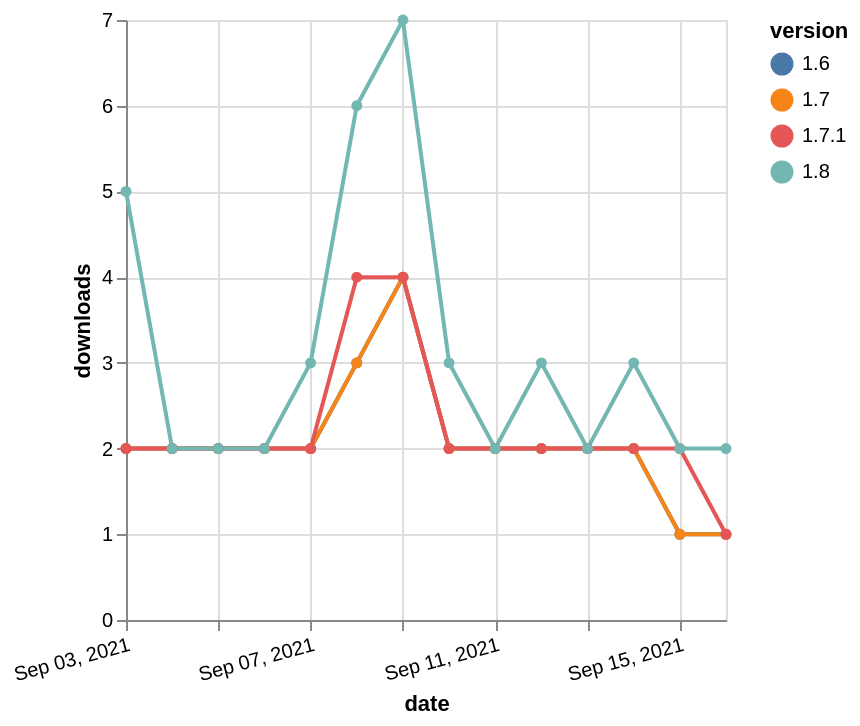

Write the Vega-Lite specification saved for this chart.
### Vega-Lite specification from a JSON file in a GitHub repository (floating-point values rounded to 4 significant figures)
{"$schema": "https://vega.github.io/schema/vega-lite/v5.json", "description": "A simple bar chart with embedded data.", "data": {"values": [{"date": "2021-09-03", "total": 2983, "delta": 2, "version": "1.6"}, {"date": "2021-09-04", "total": 2985, "delta": 2, "version": "1.6"}, {"date": "2021-09-05", "total": 2987, "delta": 2, "version": "1.6"}, {"date": "2021-09-06", "total": 2989, "delta": 2, "version": "1.6"}, {"date": "2021-09-07", "total": 2991, "delta": 2, "version": "1.6"}, {"date": "2021-09-08", "total": 2994, "delta": 3, "version": "1.6"}, {"date": "2021-09-09", "total": 2998, "delta": 4, "version": "1.6"}, {"date": "2021-09-10", "total": 3000, "delta": 2, "version": "1.6"}, {"date": "2021-09-11", "total": 3002, "delta": 2, "version": "1.6"}, {"date": "2021-09-12", "total": 3004, "delta": 2, "version": "1.6"}, {"date": "2021-09-13", "total": 3006, "delta": 2, "version": "1.6"}, {"date": "2021-09-14", "total": 3008, "delta": 2, "version": "1.6"}, {"date": "2021-09-15", "total": 3009, "delta": 1, "version": "1.6"}, {"date": "2021-09-16", "total": 3010, "delta": 1, "version": "1.6"}, {"date": "2021-09-03", "total": 2585, "delta": 2, "version": "1.7"}, {"date": "2021-09-04", "total": 2587, "delta": 2, "version": "1.7"}, {"date": "2021-09-05", "total": 2589, "delta": 2, "version": "1.7"}, {"date": "2021-09-06", "total": 2591, "delta": 2, "version": "1.7"}, {"date": "2021-09-07", "total": 2593, "delta": 2, "version": "1.7"}, {"date": "2021-09-08", "total": 2596, "delta": 3, "version": "1.7"}, {"date": "2021-09-09", "total": 2600, "delta": 4, "version": "1.7"}, {"date": "2021-09-10", "total": 2602, "delta": 2, "version": "1.7"}, {"date": "2021-09-11", "total": 2604, "delta": 2, "version": "1.7"}, {"date": "2021-09-12", "total": 2606, "delta": 2, "version": "1.7"}, {"date": "2021-09-13", "total": 2608, "delta": 2, "version": "1.7"}, {"date": "2021-09-14", "total": 2610, "delta": 2, "version": "1.7"}, {"date": "2021-09-15", "total": 2611, "delta": 1, "version": "1.7"}, {"date": "2021-09-16", "total": 2612, "delta": 1, "version": "1.7"}, {"date": "2021-09-03", "total": 2170, "delta": 2, "version": "1.7.1"}, {"date": "2021-09-04", "total": 2172, "delta": 2, "version": "1.7.1"}, {"date": "2021-09-05", "total": 2174, "delta": 2, "version": "1.7.1"}, {"date": "2021-09-06", "total": 2176, "delta": 2, "version": "1.7.1"}, {"date": "2021-09-07", "total": 2178, "delta": 2, "version": "1.7.1"}, {"date": "2021-09-08", "total": 2182, "delta": 4, "version": "1.7.1"}, {"date": "2021-09-09", "total": 2186, "delta": 4, "version": "1.7.1"}, {"date": "2021-09-10", "total": 2188, "delta": 2, "version": "1.7.1"}, {"date": "2021-09-11", "total": 2190, "delta": 2, "version": "1.7.1"}, {"date": "2021-09-12", "total": 2192, "delta": 2, "version": "1.7.1"}, {"date": "2021-09-13", "total": 2194, "delta": 2, "version": "1.7.1"}, {"date": "2021-09-14", "total": 2196, "delta": 2, "version": "1.7.1"}, {"date": "2021-09-15", "total": 2198, "delta": 2, "version": "1.7.1"}, {"date": "2021-09-16", "total": 2199, "delta": 1, "version": "1.7.1"}, {"date": "2021-09-03", "total": 2033, "delta": 5, "version": "1.8"}, {"date": "2021-09-04", "total": 2035, "delta": 2, "version": "1.8"}, {"date": "2021-09-05", "total": 2037, "delta": 2, "version": "1.8"}, {"date": "2021-09-06", "total": 2039, "delta": 2, "version": "1.8"}, {"date": "2021-09-07", "total": 2042, "delta": 3, "version": "1.8"}, {"date": "2021-09-08", "total": 2048, "delta": 6, "version": "1.8"}, {"date": "2021-09-09", "total": 2055, "delta": 7, "version": "1.8"}, {"date": "2021-09-10", "total": 2058, "delta": 3, "version": "1.8"}, {"date": "2021-09-11", "total": 2060, "delta": 2, "version": "1.8"}, {"date": "2021-09-12", "total": 2063, "delta": 3, "version": "1.8"}, {"date": "2021-09-13", "total": 2065, "delta": 2, "version": "1.8"}, {"date": "2021-09-14", "total": 2068, "delta": 3, "version": "1.8"}, {"date": "2021-09-15", "total": 2070, "delta": 2, "version": "1.8"}, {"date": "2021-09-16", "total": 2072, "delta": 2, "version": "1.8"}]}, "width": "container", "mark": {"type": "line", "point": {"filled": true}}, "encoding": {"x": {"field": "date", "type": "temporal", "timeUnit": "yearmonthdate", "title": "date", "axis": {"labelAngle": -15}}, "y": {"field": "delta", "type": "quantitative", "title": "downloads"}, "color": {"field": "version", "type": "nominal"}, "tooltip": {"field": "delta"}}}
